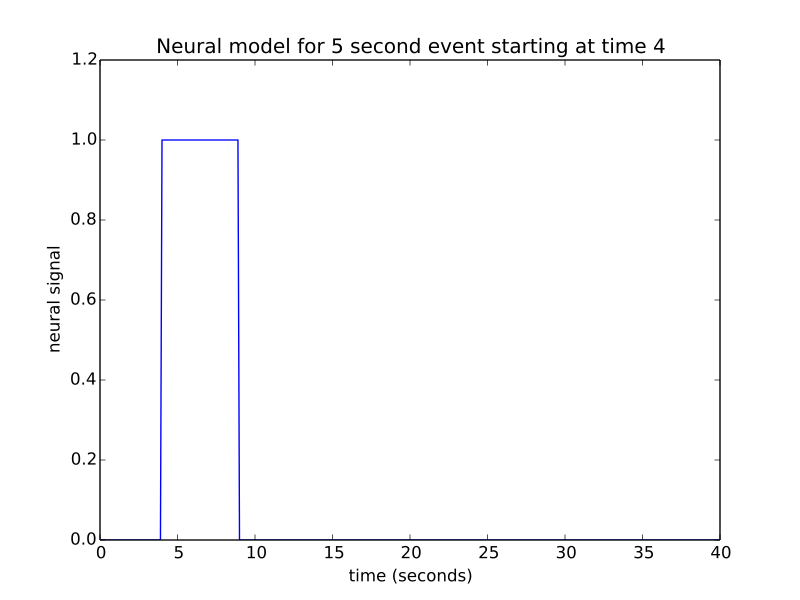

Python code for this plot:
import numpy as np
import matplotlib.pyplot as plt

times = np.arange(0, 40, 0.1)
n_time_points = len(times)
neural_signal = np.zeros(n_time_points)
neural_signal[(times >= 4) & (times < 9)] = 1
plt.plot(times, neural_signal)
plt.xlabel('time (seconds)')
plt.ylabel('neural signal')
plt.ylim(0, 1.2)
plt.title("Neural model for 5 second event starting at time 4")
